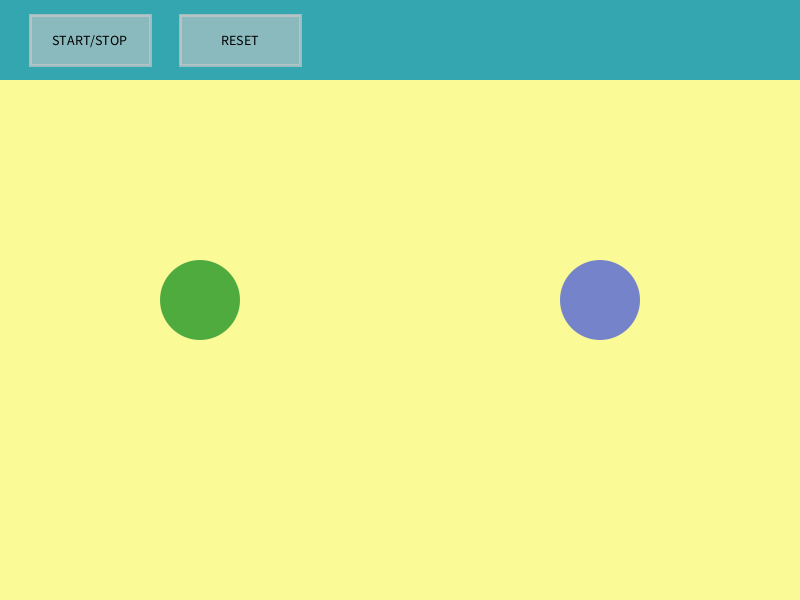
Frame 1 (no input)
Frame 60 (the mouse pressed at the canvas centre just before this capture): identical to frame 1, image omitted
Frame 120 (the mouse held since frame 60 and released just before this capture): identical to frame 1, image omitted

The Processing sketch that drew this single still picture (run headless with seeded random() and noise(); from frame 60 on, the mouse is pressed at the canvas centre):

// Processing sketch: processing_166416
// ── processing_166416.pde

float xCenter1, yCenter1, xCenter2, yCenter2;
float xVel1, yVel1, xVel2, yVel2;
float xAccel1, yAccel1;
float radius;
int barHeight;
int buttonWidth, buttonHeight;
int button1Opacity, button2Opacity;
int opacity1, opacity2, opacity3;
color ball1Color, ball2Color;
color color1, color2;
float friction;

boolean isOn;  //only two values: true or false


void setup(){
  size(800, 600);
  radius = 40;
  xCenter1 = width/4;
  yCenter1 = height/2;
  xCenter2 = 0.75*width;
  yCenter2 = height/2;
  xVel1 = 4;
  yVel1 = 5;
  xVel2 = -4;
  yVel2 =  -3;
  xAccel1 = 0;
  yAccel1 = 0;
  friction = 0.05;
  isOn = false;  //initially the circle will not move (the switch is OFF)
  barHeight = 80;
  buttonWidth = 120;
  buttonHeight = 50;
  opacity1 = 180;
  opacity2 = 200;
  opacity3 = 150;
  button1Opacity = opacity2;
  button2Opacity = opacity2;
  color1 = color(#219526, 200);
  color2 = color(#4F62D8, 200);
  ball1Color = color1;
  ball2Color = color2;
 
  
 

}

void draw(){
  
  background(#FAFA97);
  fill(0);
  
  if(isOn){
    if(xCenter1 < radius || xCenter1 > width - radius){
      xVel1 = -xVel1;
    }else{
      xVel1 = (1 - friction) * xVel1 + xAccel1;
    }
    
    if(yCenter1 < radius + barHeight || yCenter1 > height - radius){
      yVel1 = -yVel1;
    }else{
      yVel1 = (1 - friction) * yVel1 + yAccel1;
    }
    
    xCenter1 += xVel1;  // xCenter = xCenter + xVel;
    yCenter1 += yVel1;
  }
  
  if(isOn){
    if(xCenter2 <= radius || xCenter2 >= width - radius){
      xVel2 = -xVel2;
    }
    if(yCenter2 <= radius + barHeight || yCenter2 >= height - radius){
      yVel2 = -yVel2;
    }
    
    xCenter2 += xVel2;  // xCenter = xCenter + xVel;
    yCenter2 += yVel2;
  }
    
  pushMatrix();
    translate(xCenter1, yCenter1);
    fill(ball1Color);
    noStroke();
    ellipse(0, 0, 2 * radius, 2 * radius);
  popMatrix();
  
  pushMatrix();
    translate(xCenter2, yCenter2);
    fill(ball2Color);
    noStroke();
    ellipse(0, 0, 2 * radius, 2 * radius);
  popMatrix();
  
  if(sq(xCenter1 - xCenter2) + sq(yCenter1 - yCenter2) <= sq(2 * radius)){
    ball1Color = color(255, 0, 0, 180);
    ball2Color = color(255, 0, 0, 180);
  }

rectMode(CORNER);
  fill(#33A6AF);
  rect(0, 0, width, barHeight);
  
  rectMode(CENTER);
  strokeWeight(3);
  stroke(200, 180);
  fill(button1Opacity, 150);
  rect(30 + buttonWidth/2, barHeight/2, buttonWidth, buttonHeight);
  //fill(200, button2Opacity);
  fill(button2Opacity, 150);
  rect(2 * 30 + buttonWidth/2 + buttonWidth, barHeight/2, buttonWidth, buttonHeight);
  
  textAlign(CENTER, CENTER);
  fill(0);
  textSize(14);
  text("START/STOP", 30 + buttonWidth/2, barHeight/2);
  text("RESET", 2 * 30 + buttonWidth/2 + buttonWidth, barHeight/2);




}

void mouseClicked(){
  
  if(mouseX > 30 && mouseX < 30 + buttonWidth && mouseY > barHeight/2 - buttonHeight/2 && mouseY < barHeight/2 + buttonHeight/2){
    isOn = !isOn; // !isOn gives the opposite of isOn
  }else if(mouseX > 2 * 30 + buttonWidth && mouseX < 2 * 30 + 2 * buttonWidth && mouseY > barHeight/2 - buttonHeight/2 && mouseY < barHeight/2 + buttonHeight/2){
    xCenter1 = random(radius, width - radius);
    yCenter1 = random(radius + barHeight, height - radius);
    xVel1 = (random(-1,1)>0 ? 1 : -1 ) * random(2, 5);
    yVel1 = (random(-1,1)>0 ? 1 : -1 ) * random(2, 5);
    ball1Color = color1;
    
    xCenter2 = random(radius, width - radius);
    yCenter2 = random(radius + barHeight, height - radius);
    xVel2 = (random(-1,1)>0 ? 1 : -1 ) * random(2, 5);
    yVel2 = (random(-1,1)>0 ? 1 : -1 ) * random(2, 5);
    xAccel1 = 0;
    yAccel1 = 0;
    ball2Color = color2;
  }
}

void mousePressed(){
  
  if(mouseX > 30 && mouseX < 30 + buttonWidth && mouseY > barHeight/2 - buttonHeight/2 && mouseY < barHeight/2 + buttonHeight/2){
    button1Opacity = opacity3;
  }else if(mouseX > 2 * 30 + buttonWidth && mouseX < 2 * 30 + 2 * buttonWidth && mouseY > barHeight/2 - buttonHeight/2 && mouseY < barHeight/2 + buttonHeight/2){
    button2Opacity = opacity3;
  }
}

void mouseReleased(){
  
  if(mouseX > 30 && mouseX < 30 + buttonWidth && mouseY > barHeight/2 - buttonHeight/2 && mouseY < barHeight/2 + buttonHeight/2){
    button1Opacity = opacity1;
    button2Opacity = opacity2;
  }else if(mouseX > 2 * 30 + buttonWidth && mouseX < 2 * 30 + 2 * buttonWidth && mouseY > barHeight/2 - buttonHeight/2 && mouseY < barHeight/2 + buttonHeight/2){
    button1Opacity = opacity2;
    button2Opacity = opacity1;
  }else{
    button1Opacity = opacity2;
    button2Opacity = opacity2;
  }
}



void mouseMoved(){
  
  if(mouseX > 30 && mouseX < 30 + buttonWidth && mouseY > barHeight/2 - buttonHeight/2 && mouseY < barHeight/2 + buttonHeight/2){
    button1Opacity = opacity1;
    button2Opacity = opacity2;
  }else if(mouseX > 2 * 30 + buttonWidth && mouseX < 2 * 30 + 2 * buttonWidth && mouseY > barHeight/2 - buttonHeight/2 && mouseY < barHeight/2 + buttonHeight/2){
    button1Opacity = opacity2;
    button2Opacity = opacity1;
  }else{
    button1Opacity = opacity2;
    button2Opacity = opacity2;
  }
}

void keyPressed(){
  if(key == 'd'){
    xAccel1 = 1;
  }else if(key == 'a'){
    xAccel1 = -1;
  }else if(key == 'w'){
    yAccel1 =-1;
  }else if(key == 's'){
    yAccel1 = 1;
  }
}

void keyReleased(){
  if(key == 'd'){
    xAccel1 = 0;
  }else if(key == 'a'){
    xAccel1 = 0;
  }else if(key == 'w'){
    yAccel1 = 0;
  }else if(key == 's'){
    yAccel1 = 0;
  }
}
